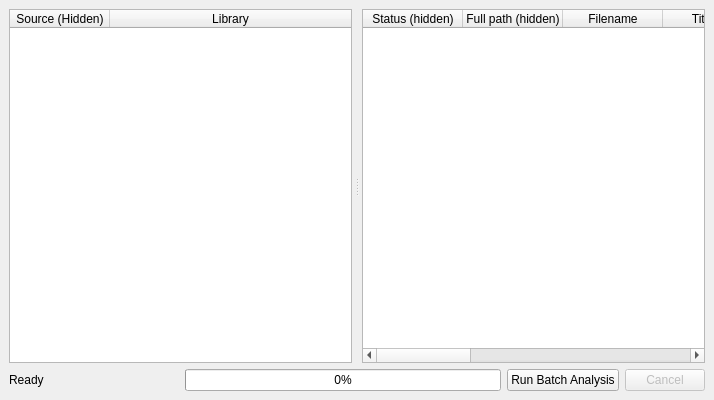
<?xml version="1.0" encoding="UTF-8"?>
<ui version="4.0">
 <class>BatchWindow</class>
 <widget class="QMainWindow" name="BatchWindow">
  <property name="geometry">
   <rect>
    <x>0</x>
    <y>0</y>
    <width>714</width>
    <height>400</height>
   </rect>
  </property>
  <property name="acceptDrops">
   <bool>true</bool>
  </property>
  <property name="locale">
   <locale language="English" country="UnitedKingdom"/>
  </property>
  <widget class="QWidget" name="centralwidget">
   <layout class="QVBoxLayout" name="verticalLayout">
    <item>
     <widget class="QSplitter" name="splitter">
      <property name="orientation">
       <enum>Qt::Horizontal</enum>
      </property>
      <property name="handleWidth">
       <number>10</number>
      </property>
      <widget class="QTableWidget" name="libraryWidget">
       <property name="editTriggers">
        <set>QAbstractItemView::NoEditTriggers</set>
       </property>
       <property name="selectionMode">
        <enum>QAbstractItemView::SingleSelection</enum>
       </property>
       <property name="wordWrap">
        <bool>false</bool>
       </property>
       <property name="cornerButtonEnabled">
        <bool>false</bool>
       </property>
       <attribute name="horizontalHeaderStretchLastSection">
        <bool>true</bool>
       </attribute>
       <attribute name="verticalHeaderVisible">
        <bool>false</bool>
       </attribute>
       <column>
        <property name="text">
         <string notr="true">Source (Hidden)</string>
        </property>
       </column>
       <column>
        <property name="text">
         <string>Library</string>
        </property>
       </column>
      </widget>
      <widget class="QTableWidget" name="tableWidget">
       <property name="minimumSize">
        <size>
         <width>0</width>
         <height>300</height>
        </size>
       </property>
       <property name="contextMenuPolicy">
        <enum>Qt::ActionsContextMenu</enum>
       </property>
       <property name="editTriggers">
        <set>QAbstractItemView::NoEditTriggers</set>
       </property>
       <property name="alternatingRowColors">
        <bool>true</bool>
       </property>
       <property name="wordWrap">
        <bool>false</bool>
       </property>
       <column>
        <property name="text">
         <string notr="true">Status (hidden)</string>
        </property>
       </column>
       <column>
        <property name="text">
         <string notr="true">Full path (hidden)</string>
        </property>
       </column>
       <column>
        <property name="text">
         <string>Filename</string>
        </property>
       </column>
       <column>
        <property name="text">
         <string>Title tag</string>
        </property>
       </column>
       <column>
        <property name="text">
         <string>Artist tag</string>
        </property>
       </column>
       <column>
        <property name="text">
         <string>Album tag</string>
        </property>
       </column>
       <column>
        <property name="text">
         <string>Comment tag</string>
        </property>
       </column>
       <column>
        <property name="text">
         <string>Grouping tag</string>
        </property>
       </column>
       <column>
        <property name="text">
         <string>Key tag</string>
        </property>
       </column>
       <column>
        <property name="text">
         <string>Detected key</string>
        </property>
        <property name="textAlignment">
         <set>AlignHCenter|AlignVCenter|AlignCenter</set>
        </property>
       </column>
      </widget>
     </widget>
    </item>
    <item>
     <layout class="QHBoxLayout" name="horizontalLayout">
      <item>
       <widget class="QLabel" name="statusLabel">
        <property name="sizePolicy">
         <sizepolicy hsizetype="Expanding" vsizetype="Preferred">
          <horstretch>0</horstretch>
          <verstretch>0</verstretch>
         </sizepolicy>
        </property>
        <property name="minimumSize">
         <size>
          <width>170</width>
          <height>0</height>
         </size>
        </property>
        <property name="text">
         <string>Ready</string>
        </property>
       </widget>
      </item>
      <item>
       <widget class="QProgressBar" name="progressBar">
        <property name="sizePolicy">
         <sizepolicy hsizetype="Expanding" vsizetype="Fixed">
          <horstretch>1</horstretch>
          <verstretch>0</verstretch>
         </sizepolicy>
        </property>
        <property name="value">
         <number>0</number>
        </property>
       </widget>
      </item>
      <item>
       <widget class="QPushButton" name="runBatchButton">
        <property name="text">
         <string>Run Batch Analysis</string>
        </property>
       </widget>
      </item>
      <item>
       <widget class="QPushButton" name="cancelBatchButton">
        <property name="enabled">
         <bool>false</bool>
        </property>
        <property name="text">
         <string>Cancel</string>
        </property>
       </widget>
      </item>
     </layout>
    </item>
   </layout>
  </widget>
 </widget>
 <resources/>
 <connections/>
</ui>
